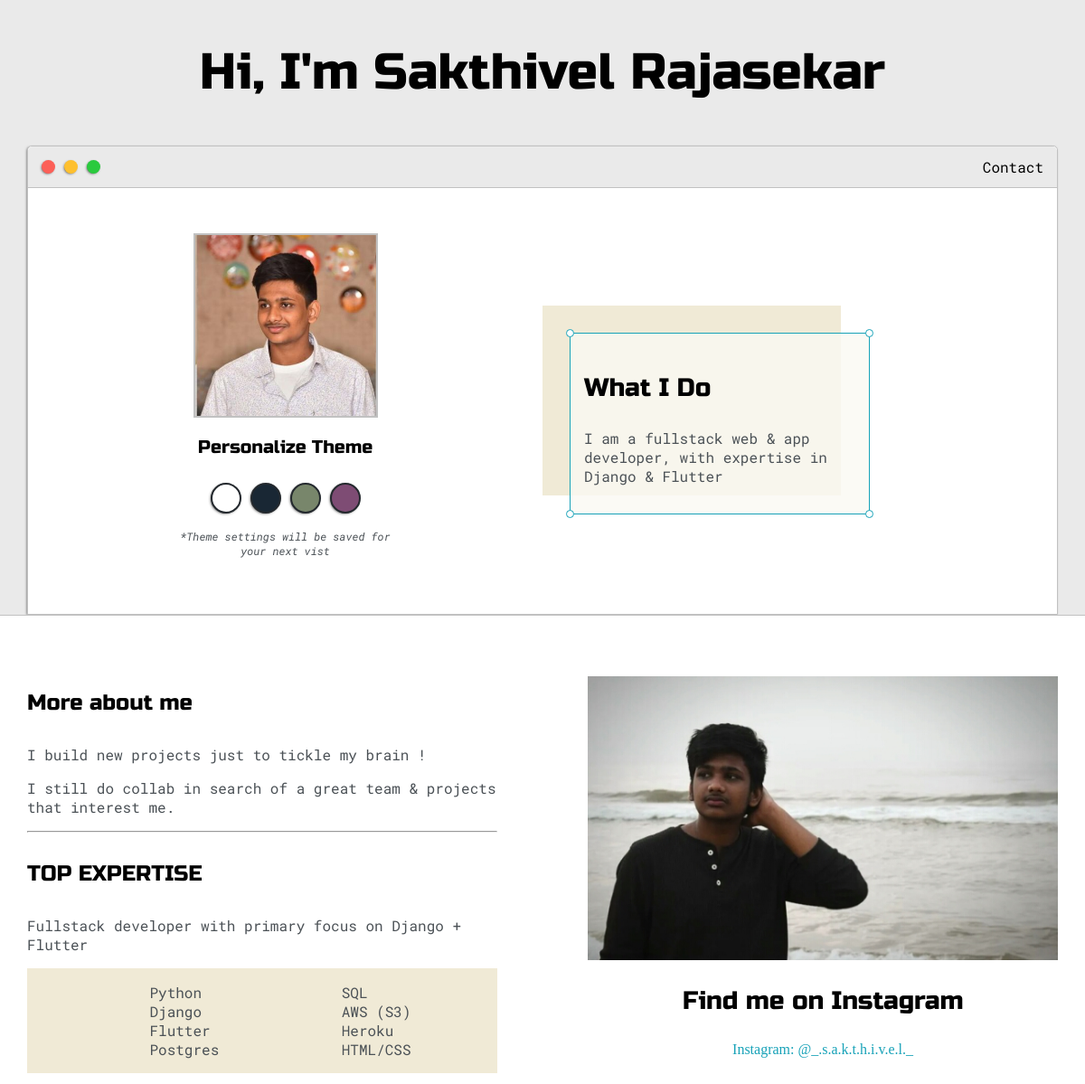
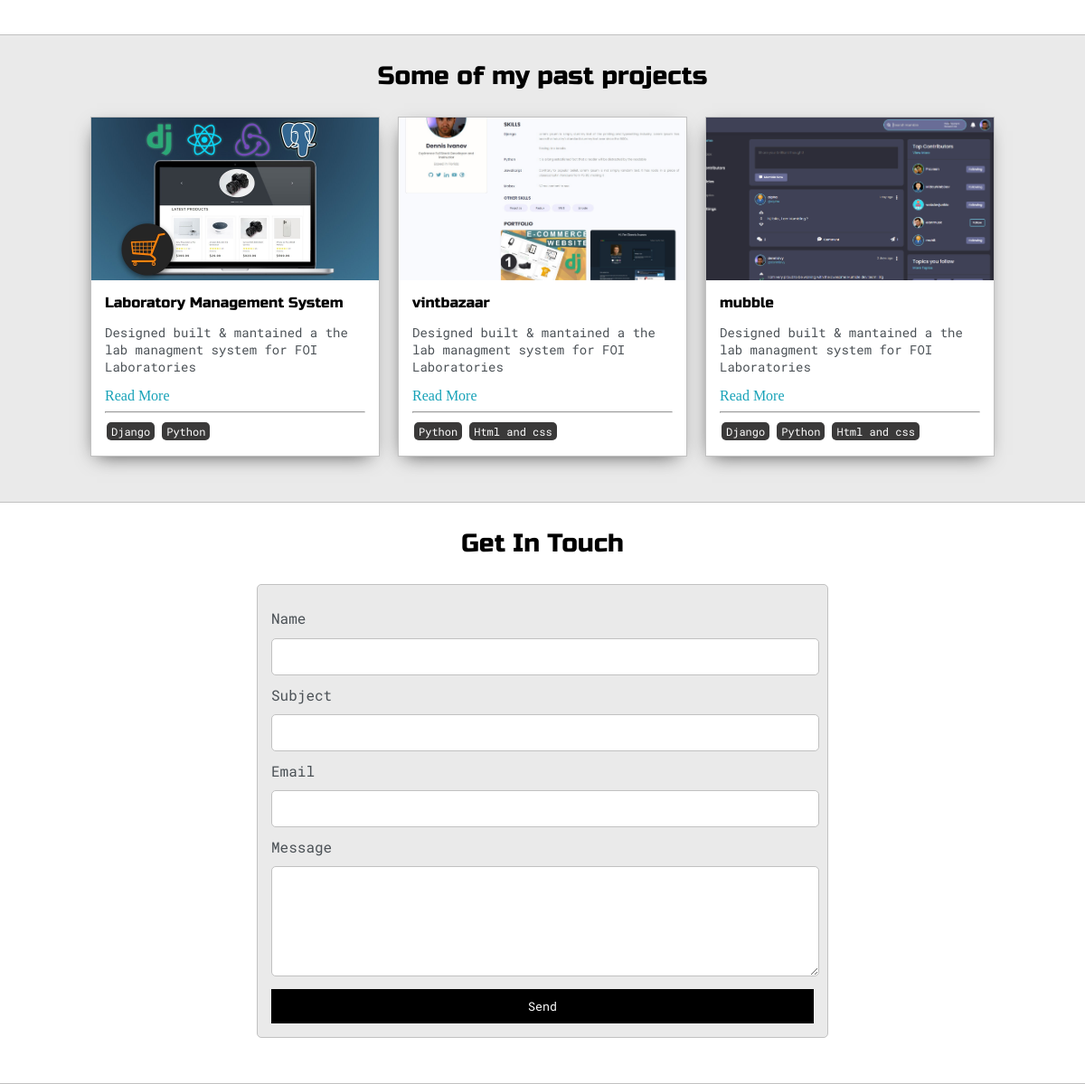
The page / on the database its author committed (2 pictures, top to bottom).
### base/models.py (models this page shows, shortened)
class Project(models.Model):
    title = models.CharField(max_length=250)
    image = models.ImageField(null=True, blank=True, upload_to="images",default="default.jpg")
    featured_image_1 = models.ImageField(null=True, blank=True, upload_to="images",default="default.jpg")
    exp_f1 = models.TextField(null=True, blank=True)
    featured_image_2 = models.ImageField(null=True, blank=True, upload_to="images",default="default.jpg")
    exp_f2 = models.TextField(null=True, blank=True)
    featured_image_3 = models.ImageField(null=True, blank=True, upload_to="images",default="default.jpg")
    exp_f3 = models.TextField(null=True, blank=True)
    link = models.CharField(max_length=800, null=True, blank=True)
    sub_headline = models.CharField(max_length=500, null=True, default=True)
    description = models.TextField()
    created = models.DateTimeField(auto_now_add=True)
    tags = models.ManyToManyField(Tag, null=True)

class Tag(models.Model):
    name = models.CharField(max_length=100)
    def __str__(self):
        return self.name

### base/views.py (the view)
# urls.py: path('', views.home , name="home"),
def home(request):
    project = Project.objects.all()
    context = {'project':project}
    return render(request, 'base/index.html', context)

### base/templates/base/index.html (shortened to what this page needs)
<!DOCTYPE html>
{% load static %}
<html>
<head>
	<link rel="stylesheet" type="text/css" href="{% static 'css/default.css' %}">
	<link id="theme-style" rel="stylesheet" type="text/css" href="">
</head>
<body>
	<section class="s1">
		<div class="main-container">
			<div class="greeting-wrapper">
				<h1>Hi, I'm Sakthivel Rajasekar </h1>
			</div>
			<div class="intro-wrapper">
				<div class="nav-wrapper">
					<a href="{% url 'home' %}" >
						<div class="dots-wrapper">
							<div id="dot-1" class="browser-dot"></div>
							<div id="dot-2" class="browser-dot"></div>
							<div id="dot-3" class="browser-dot"></div>
						</div>
					</a>
					<ul id="navigation">
						<li><a href="index.html#contact">Contact</a></li>
					</ul>
				</div>
				<div class="left-column">
					<img id="profile_pic" src="{% static 'images/sakthi2.jpg'%}">
					<h5 style="text-align: center;line-height: 0;">Personalize Theme</h5>
					<div id="theme-options-wrapper">
						<div data-mode="light" id="light-mode" class="theme-dot"></div>
						<div data-mode="blue" id="blue-mode" class="theme-dot"></div>
						<div data-mode="green" id="green-mode" class="theme-dot"></div>
						<div data-mode="purple" id="purple-mode" class="theme-dot"></div>
					</div>
					<p id="settings-note">*Theme settings will be saved for<br>your next vist</p>
				</div>
				<div class="right-column">
					<div id="preview-shadow">
						<div id="preview">
							<div id="corner-tl" class="corner"></div>
							<div id="corner-tr" class="corner"></div>
							<h3>What I Do</h3>
							<p>I am a fullstack web & app developer, with expertise in Django & Flutter</p>
							<div id="corner-br" class="corner"></div>
							<div id="corner-bl" class="corner"></div>
						</div>
					</div>
				</div>
			</div>
		</div>
	</section>
	<section class="s2">
		<div class="main-container">
			<div class="about-wrapper">
				<div class="about-me">
					<h4>More about me</h4>
					<p>I build new projects just to tickle my brain !</p>
					<p>I still do collab in search of a great team & projects that interest me.</p>
					<hr>
					<h4>TOP EXPERTISE</h4>
					<p>Fullstack developer with primary focus on Django + Flutter </p>
					<div id="skills">
						<ul>
							<li>Python</li>
							<li>Django</li>
							<li>Flutter</li>
							<li>Postgres</li>
						</ul>
						<ul>
							<li>SQL</li>
							<li>AWS (S3)</li>
							<li>Heroku</li>
							<li>HTML/CSS</li>
						</ul>
					</div>
				</div>
				<div class="social-links">
					<img id="social_img" src="{% static 'images/social.jpg' %}">
					<h3>Find me on Instagram</h3>
					<a target="_blank" href="https://www.instagram.com/_.s.a.k.t.h.i.v.e.l._/">Instagram: @_.s.a.k.t.h.i.v.e.l._</a>
				</div>
			</div>
		</div>
	</section>
	<section class="s1">
		<div class="main-container">
			<h3 style="text-align: center;">Some of my past projects</h3>
			<div class="post-wrapper">
				{%for project in project %}
				<div>
					<div class="post">
						<img class="thumbnail" src="{{project.image}}">
						<div class="post-preview">
							<h6 class="post-title">{{project.title}}</h6>
							<p class="post-intro">{{project.sub_headline}}</p>
							<a href="{% url 'post' project.id %}">Read More</a>
							<hr>
							{%for tag in project.tags.all%}
								<span class="tag">{{tag}}</span>
							{%endfor%}
						</div>
					</div>
				</div>
				{%endfor%}
			</div>
		</div>
	</section>
	<section class="s2">
		<div class="main-container">
			<h3 style="text-align: center;">Get In Touch</h3>
			<form id="contact-form" method="POST" action={% url 'send_email'%}>
				<label>Name</label>
				<input class="input-field" type="text" name="name">
				<label>Subject</label>
				<input class="input-field" type="text" name="subject">
				<label>Email</label>
				<input class="input-field" type="text" name="email">
				<label>Message</label>
				<textarea class="input-field" name="message"></textarea>
				<input id="submit-btn" type="submit" value="Send">
		</div>
	</section>
</body>
</html>

### rows shown on the page
Project: image (picture), title "Laboratory Management System", sub_headline "Designed built & mantained a the lab managment system for FOI Laboratories"
Tag: name "Django"
Tag: name "Python"
Project: image (picture), title "vintbazaar", sub_headline "Designed built & mantained a the lab managment system for FOI Laboratories"
Tag: name "Html and css"
Project: image (picture), title "mubble", sub_headline "Designed built & mantained a the lab managment system for FOI Laboratories"
